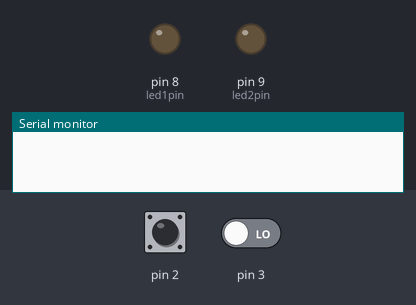
Bench run of a sketch on a simulated Arduino Uno, built with avr-gcc and run on an emulated ATmega328P. Parts: output pins drawn as LEDs (lit = HIGH), the last lines printed to the serial monitor. Inputs (shaded band) come from the test bench; at power-on: pin 2 LOW, pin 3 LOW.

Above: at 1.2 s.
1.3 s: pin 2 driven HIGH
At 2.5 s:
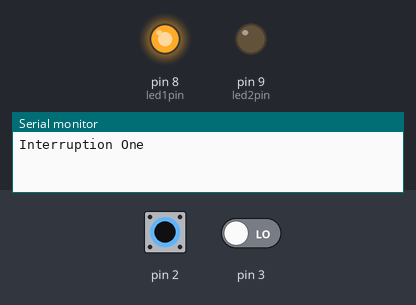
2.8 s: pin 3 driven HIGH
At 3.7 s:
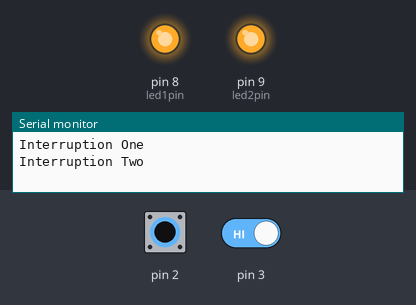
4.3 s: pin 2 pulsed LOW 5 times (0.12 s each, 0.3 s apart)
At 6.6 s:
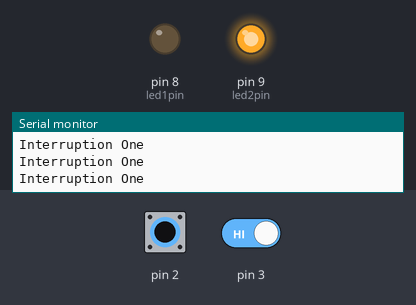
Timing chart, 0 to 8.1 s (numbered marks = the images above; inputs shaded):
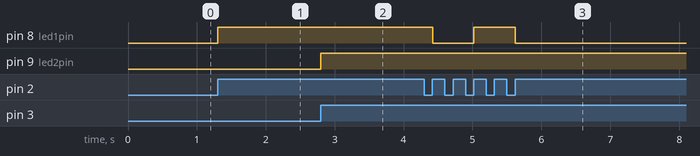

The sketch:

interruptions.ino
```cpp
int btn1int = 0;
int btn2int = 1;
int led1pin = 8;
int led2pin = 9;
unsigned long debounce_limit = 500;

volatile int led1state = LOW;
volatile int led2state = LOW;

void setup() {
    Serial.begin(9600);
    pinMode(8, OUTPUT);
    pinMode(9, OUTPUT);
    attachInterrupt(btn1int, blinkLed1, RISING);
    attachInterrupt(btn2int, blinkLed2, RISING);
}

void loop() {
    digitalWrite(led1pin, led1state);
    digitalWrite(led2pin, led2state);
}

void blinkLed1() {
  if (debounce(0)){
    Serial.println("Interruption One");
    led1state = !led1state;
  }
}
void blinkLed2() {
  if (debounce(1)){
    Serial.println("Interruption Two");
    led2state = !led2state;
  }
}

int debounce(const unsigned short nInt){
    //debounce is the function responsible for stabilizing the interruption requests
  static unsigned long time_last_accepted_interrupt[2]= {0};
  unsigned long now = millis();
    if( (now - time_last_accepted_interrupt[nInt]) > debounce_limit) {
        time_last_accepted_interrupt[nInt] = now;
        return 1;
    }
    else
        return 0;
}
```

Measured:
- after the input at 1.3 s, pin 8 (led1pin): LOW → HIGH at once
- after the input at 2.8 s, pin 9 (led2pin): LOW → HIGH at once
- after the input at 4.3 s, pin 8 (led1pin): HIGH → LOW after 0.12 s, → HIGH 0.60 s later, → LOW 0.60 s later
